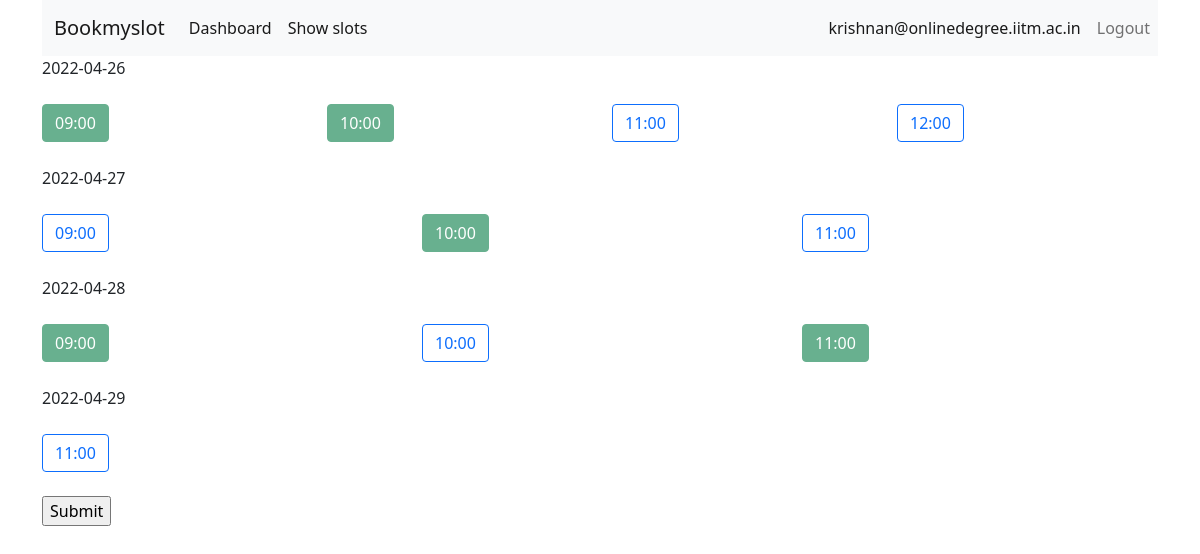
The app's page /show_slots (signed in), older data.
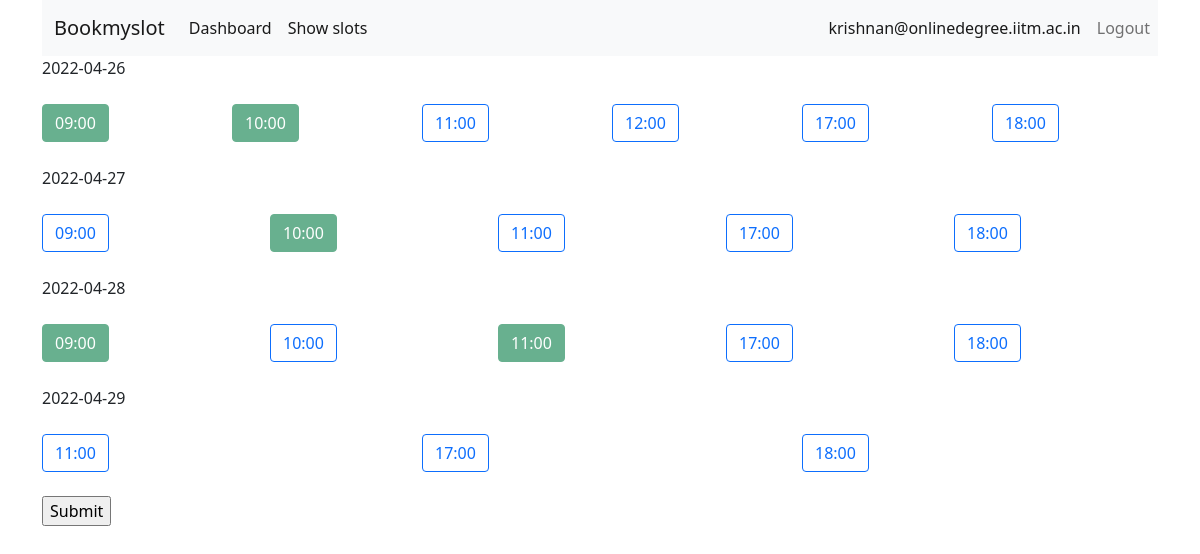
The same page, newer data.
### tables this page shows
CREATE TABLE user(
    id INTEGER PRIMARY KEY AUTOINCREMENT,
    email TEXT UNIQUE NOT NULL,
    password TEXT NOT NULL,
    role TEXT NOT NULL
);

CREATE TABLE slot (
    id INTEGER PRIMARY KEY AUTOINCREMENT,
    proctor INTEGER,
    student INTEGER,
    time TIMESTAMP NOT NULL UNIQUE,
    FOREIGN KEY (proctor) REFERENCES user (id),
    FOREIGN KEY (student) REFERENCES user (id)
);

### bookmyslot/booking.py (the view, shortened to what this page needs)
@bp.route('/show_slots', methods=('GET', 'POST'))
@login_required
def show_slots():
    db = get_db()
    slots = db.execute('SELECT * FROM slot ORDER BY time')
    slots_by_date = {}
    for slot in slots:
        strdate = str(slot['time'].date())
        if strdate not in slots_by_date:
            slots_by_date[strdate] = []
        slots_by_date[strdate].append(slot)
    return render_template('booking/show_slots.html',
                           slots=slots,
                           slots_by_date=slots_by_date)

### bookmyslot/auth.py (called while the page is built)
@bp.before_app_request
def load_logged_in_user():
    user_id = session.get('user_id')
    if user_id is None:
        g.user = None
    else:
        g.user = get_db().execute(
            'SELECT * FROM user WHERE id = ?', (user_id,)
        ).fetchone()

def login_required(view):
    @functools.wraps(view)
    def wrapped_view(**kwargs):
        if g.user is None:
            return redirect(url_for('auth.login'))
        return view(**kwargs)
    return wrapped_view

### bookmyslot/db.py (called while the page is built)
def get_db():
    if 'db' not in g:
        g.db = sqlite3.connect(current_app.config['DATABASE'],
                               detect_types=sqlite3.PARSE_DECLTYPES)
        g.db.row_factory = sqlite3.Row
    return g.db

### bookmyslot/templates/booking/show_slots.html (shortened to what this page needs)
{% extends 'base.html' %}
{% block content %}
<form method="post">
    {% for date in slots_by_date %}
    {{ date }}
    <div class="row mt-4 mb-4">
        {% for slot in slots_by_date[date] %}
        <div class="col">
            {% if g.user['role'] == 'proctor' or g.user['role'] == 'admin' %}
            <div>
                {% if g.user['id'] == slot['proctor']%}
                <label class="btn btn-success" for="{{slot['time']}}"> {{ slot['time'].strftime('%H:%M') }}</label>
                {% else %}
                <label class="btn btn-outline-primary" for="{{slot['time']}}"> {{ slot['time'].strftime('%H:%M')
                    }}</label>
                {% endif %}
            </div>
            {% endif %}
        </div>
        {% endfor %}
    </div>
    {% endfor %}
    <input type="submit" value="Submit">
</form>
{% endblock content %}

### bookmyslot/templates/base.html (shortened to what this page needs)
<!DOCTYPE html>
<html>
<head>
    <link rel="stylesheet" href="{{ url_for('static', filename='style.css') }}">
    <link href="https://cdn.jsdelivr.net/npm/bootstrap@5.0.2/dist/css/bootstrap.min.css" rel="stylesheet"
>
</head>
<body>
    <div class="container">
        <nav class="navbar navbar-expand-lg navbar-light bg-light">
            <div class="container-fluid">
                <a class="navbar-brand" href="{{ url_for('index') }}">Bookmyslot</a>
                <div class="collapse navbar-collapse" id="navbarSupportedContent">
                    <ul class="d-flex navbar-nav me-auto mb-2 mb-lg-0">
                        <li class="nav-item">
                            <a class="nav-link active" aria-current="page" href="{{ url_for('index') }}">Dashboard </a>
                        </li>
                        <li class="nav-item">
                            <a class="nav-link active" href="{{ url_for('booking.show_slots') }}">Show slots</a>
                        </li>
                    </ul>
                </div>
            </div>
            <div class="collapse navbar-collapse" id="navbarSupportedContent">
                <ul class="navbar-nav me-auto mb-2 mb-lg-0">
                    {% if g.user %}
                    <li class="nav-item">
                        <span class="nav-link active" aria-current="page">{{ g.user['email'] }} </span>
                    </li>
                    <li class="nav-item">
                        <a class="nav-link" href="{{ url_for('auth.logout') }}">Logout</a>
                    </li>
                    {% endif %}
                </ul>
            </div>
        </nav>
        <section>
            {% block content %} {% endblock content %}
        </section>
    </div>
</body>
</html>

Row changes from the older to the newer data that the page shows:
added slot: time "17:00", shown under "2022-04-26"
added slot: time "18:00", shown under "2022-04-26"
added slot: time "17:00", shown under "2022-04-27"
added slot: time "18:00", shown under "2022-04-27"
added slot: time "17:00", shown under "2022-04-28"
added slot: time "18:00", shown under "2022-04-28"
added slot: time "17:00", shown under "2022-04-29"
added slot: time "18:00", shown under "2022-04-29"
